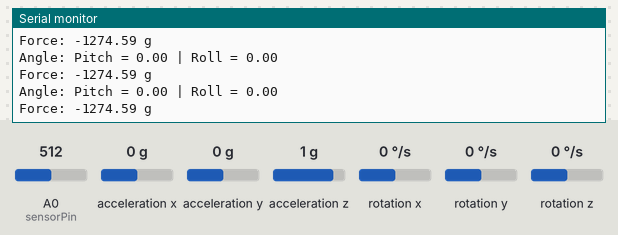
Recording of a sketch running on a simulated ESP8266 (NodeMCU). On the bench: the last lines printed to the serial monitor. Wiring (inferred from the names in the program): MPU-6050 motion sensor at I2C address 0x68. Inputs (shaded band) come from the test bench; at power-on: acceleration z 1 g, A0 (sensorPin) = 512, acceleration x 0 g, acceleration y 0 g, rotation x 0 °/s, rotation y 0 °/s, rotation z 0 °/s.

Above: at 5.2 s.
5.3 s: acceleration z set to 0 g
At 5.87 s:
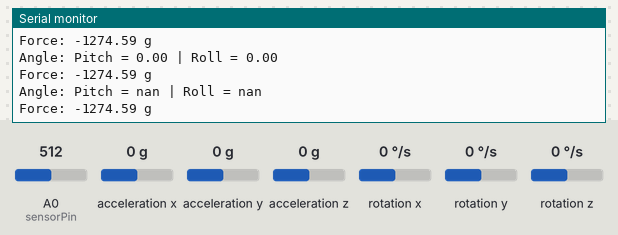
7.5 s: A0 (sensorPin) set to 610
At 7.88 s:
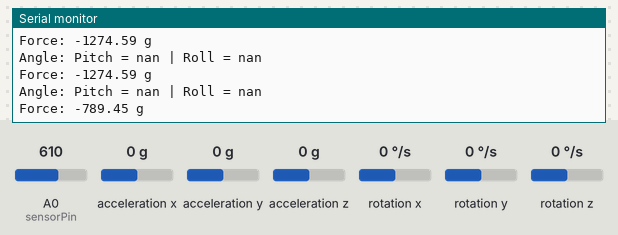
9.0 s: acceleration x set to -1.4 g
At 9.08 s:
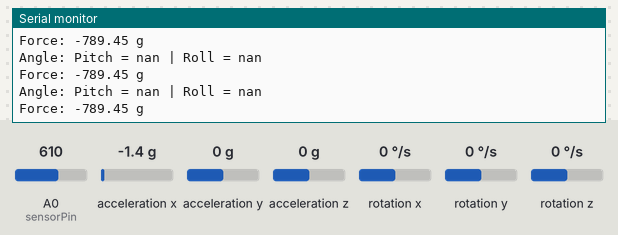
10.5 s: acceleration y set to -1.4 g
At 10.69 s:
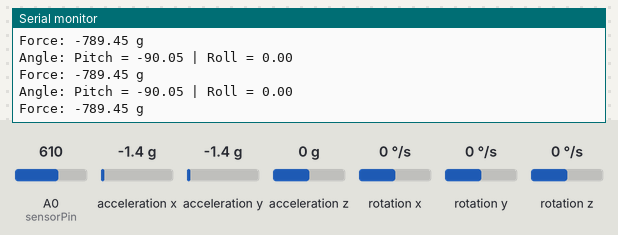
12.0 s: A0 (sensorPin) set to 590
At 12.3 s:
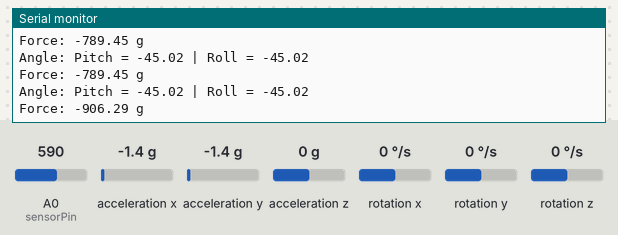
Timing chart, 0 to 14.5 s (numbered marks = the images above; inputs shaded):
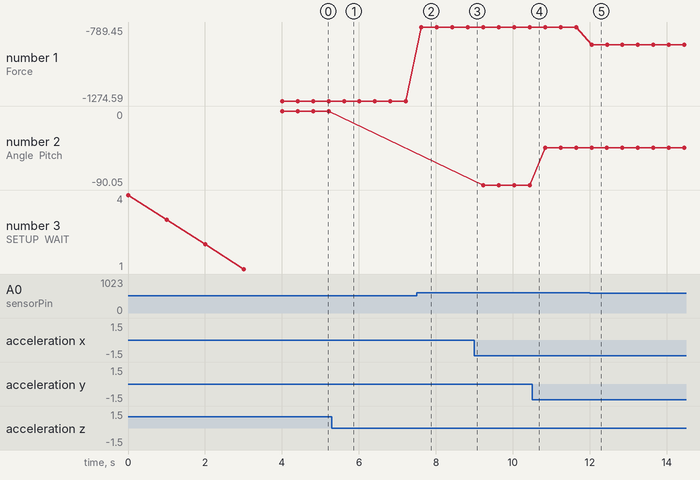

Measured:
- after the input at 5.3 s, the serial monitor: prints a new line after 0.31 s (image 1)
- after the input at 7.5 s, the serial monitor: prints a new line after 0.12 s (image 2)
- after the input at 12.0 s, the serial monitor: prints a new line after 0.05 s (image 5)
- plotted number 1: -1274.59 → -789.45 after the input at 7.5 s, -789.45 → -906.29 after the input at 12.0 s
- plotted number 2: 0 → -90.05 after the input at 9.0 s, -90.05 → -45.02 after the input at 10.5 s

The sketch:

nodemcu_htn_project2.ino
```cpp
#include <Arduino.h>
#include <ESP8266HTTPClient.h>
#include <ESP8266WiFi.h>
#include <ESP8266WiFiMulti.h>
#include <Wire.h>

// // TRIPLE AXIS ACCELEROMETER SETUP
// MPU6050 Slave Device Address
const uint8_t MPU6050SlaveAddress = 0x68;

// Select SDA and SCL pins for I2C communication
const uint8_t scl = D6;
const uint8_t sda = D7;

// sensitivity scale factor respective to full scale setting provided in
// datasheet
const uint16_t AccelScaleFactor = 16384;
const uint16_t GyroScaleFactor = 131;

// MPU6050 few configuration register addresses
const uint8_t MPU6050_REGISTER_SMPLRT_DIV = 0x19;
const uint8_t MPU6050_REGISTER_USER_CTRL = 0x6A;
const uint8_t MPU6050_REGISTER_PWR_MGMT_1 = 0x6B;
const uint8_t MPU6050_REGISTER_PWR_MGMT_2 = 0x6C;
const uint8_t MPU6050_REGISTER_CONFIG = 0x1A;
const uint8_t MPU6050_REGISTER_GYRO_CONFIG = 0x1B;
const uint8_t MPU6050_REGISTER_ACCEL_CONFIG = 0x1C;
const uint8_t MPU6050_REGISTER_FIFO_EN = 0x23;
const uint8_t MPU6050_REGISTER_INT_ENABLE = 0x38;
const uint8_t MPU6050_REGISTER_ACCEL_XOUT_H = 0x3B;
const uint8_t MPU6050_REGISTER_SIGNAL_PATH_RESET = 0x68;

int16_t AccelX, AccelY, AccelZ, Temperature, GyroX, GyroY,
    GyroZ;  // accelerometer values
double pitch, roll;
//
// // VAR SETUP END

// // Touch Sensor Setup
//
const int sensorPin = A0;  // the input pin for the touch sensor
int sensorValue_top =
    0;                  // variable to store the value coming from touch sensor
const float VCC = 3.3;  //  voltage of ESP8266 3.3V pinout
const float total_resistance =
    3000.0;  //  resistance of three 1k resistors in series
//
// // Var setup END

// // GET Request Setup
//
ESP8266WiFiMulti WiFiMulti;
double duration = 0;  // our time that is sent in GET request
bool timer =
    false;  // simple boolean to keep track of whether ticker is rolling
unsigned long ticker = 0;  // time in milliseconds
// below WIFI information is hard-coded in
const char* ssid = "Hack the North";  // The SSID (name) of the Wi-Fi network
                                      // you want to connect to
const char* password = "uwaterloo";   // The password of the Wi-Fi network
//
// // Var setup END

// // Side Function Definitions
//
void getAngle(double Vx, double Vy, double Vz) {
  // convert the accel data to pitch/roll
  double x = Vx;
  double y = Vy;
  double z = Vz;

  pitch = atan(x / sqrt((y * y) + (z * z)));
  roll = atan(y / sqrt((x * x) + (z * z)));
  // convert radians into degrees
  pitch = pitch * (180.0 / 3.14);
  roll = roll * (180.0 / 3.14);
  // uses pitch to determine juul/vape orientation
}

float getForce(int analogInput) {
  // If the force sensitive resistor has no pressure, the resistance will be
  // near infinite. So the voltage should be near 0.

  // Use analogInput to calculate voltage:
  float voltage = analogInput * VCC / 1023.0;
  // Use voltage and static resistor value to
  // calculate FSR resistance:
  float resistance = total_resistance * (VCC / voltage - 1.0);
  //    Serial.println("Resistance: " + String(fsrR) + " ohms");
  // Guesstimate force based on slopes in figure 3 of
  // FSR datasheet:
  float force;
  float conductance = 1.0 / resistance;  // Calculate conductance
  // Break parabolic curve down into two linear slopes:
  if (conductance <= 600.0) {
    force = (conductance - 0.00075) / 0.00000032639;
  } else {
    force = conductance / 0.000000642857;
  }

  return force;  // force above threshold registers as 'button press'
}

void I2C_Write(uint8_t deviceAddress, uint8_t regAddress, uint8_t data) {
  Wire.beginTransmission(deviceAddress);
  Wire.write(regAddress);
  Wire.write(data);
  Wire.endTransmission();
}

void Read_RawValue(uint8_t deviceAddress, uint8_t regAddress) {
  // read all 14 register
  Wire.beginTransmission(deviceAddress);
  Wire.write(regAddress);
  Wire.endTransmission();
  Wire.requestFrom(deviceAddress, (uint8_t)14);
  AccelX = (((int16_t)Wire.read() << 8) | Wire.read());
  AccelY = (((int16_t)Wire.read() << 8) | Wire.read());
  AccelZ = (((int16_t)Wire.read() << 8) | Wire.read());
  Temperature = (((int16_t)Wire.read() << 8) | Wire.read());
  GyroX = (((int16_t)Wire.read() << 8) | Wire.read());
  GyroY = (((int16_t)Wire.read() << 8) | Wire.read());
  GyroZ = (((int16_t)Wire.read() << 8) | Wire.read());
}

void MPU6050_Init() {
  // configure MPU6050
  I2C_Write(MPU6050SlaveAddress, MPU6050_REGISTER_SMPLRT_DIV, 0x07);
  I2C_Write(MPU6050SlaveAddress, MPU6050_REGISTER_PWR_MGMT_1, 0x01);
  I2C_Write(MPU6050SlaveAddress, MPU6050_REGISTER_PWR_MGMT_2, 0x00);
  I2C_Write(MPU6050SlaveAddress, MPU6050_REGISTER_CONFIG, 0x00);
  I2C_Write(MPU6050SlaveAddress, MPU6050_REGISTER_GYRO_CONFIG,
            0x00);  // set +/-250 degree/second full scale
  I2C_Write(MPU6050SlaveAddress, MPU6050_REGISTER_ACCEL_CONFIG,
            0x00);  // set +/- 2g full scale
  I2C_Write(MPU6050SlaveAddress, MPU6050_REGISTER_FIFO_EN, 0x00);
  I2C_Write(MPU6050SlaveAddress, MPU6050_REGISTER_INT_ENABLE, 0x01);
  I2C_Write(MPU6050SlaveAddress, MPU6050_REGISTER_SIGNAL_PATH_RESET, 0x00);
  I2C_Write(MPU6050SlaveAddress, MPU6050_REGISTER_USER_CTRL, 0x00);
}

void sendDuration() {
  // wait for WiFi connection
  if ((WiFiMulti.run() == WL_CONNECTED)) {
    HTTPClient http;
    Serial.print("[HTTP] begin...\n");
    // configure traged server and url
    http.begin("http://vape-publisher.herokuapp.com/publish?duration=" +
               String(duration) + ":00");  // sends ticker data in GET request
    Serial.print("[HTTP] GET...\n");
    // start connection and send HTTP GET
    int httpCode = http.GET();
    // httpCode will be negative on error
    if (httpCode > 0) {
      // HTTP has been sent in proper manner, server responds favorably
      Serial.printf("[HTTP] GET... code: %d\n", httpCode);
      Serial.println("Duration: " +
                     String(duration));  // for confirmation purposes
      // file found at server
      if (httpCode == HTTP_CODE_OK) {
        String payload = http.getString();
        Serial.println(payload);
      }
    } else {  // failed requests
      Serial.printf("[HTTP] GET... failed, error: %s\n",
                    http.errorToString(httpCode).c_str());
    }
    http.end();
  }
}
//
// // Non-main functions END

void setup() {
  Serial.begin(9600);
  pinMode(sensorPin, INPUT);  // analog pin open to data
  Wire.begin(sda, scl);       // reads accelerometer data pins
  MPU6050_Init();             // configures accel

  for (uint8_t t = 4; t > 0; t--) {
    Serial.printf("[SETUP] WAIT %d...\n", t);
    Serial.flush();  // general precaution, not obligatory
    delay(1000);
  }

  WiFiMulti.addAP(ssid, password);  // logs into WIFI as client
}

void loop() {  // main function

  // below section reads accel values
  double Ax, Ay, Az, T, Gx, Gy, Gz;
  Read_RawValue(MPU6050SlaveAddress, MPU6050_REGISTER_ACCEL_XOUT_H);
  // calculate accel variables and displays them
  Ax = (double)AccelX / AccelScaleFactor;
  Ay = (double)AccelY / AccelScaleFactor;
  Az = (double)AccelZ / AccelScaleFactor;
  T = (double)Temperature / 340 + 36.53;  // temperature formula
  Gx = (double)GyroX / GyroScaleFactor;
  Gy = (double)GyroY / GyroScaleFactor;
  Gz = (double)GyroZ / GyroScaleFactor;
  getAngle(Ax, Ay, Az);
  Serial.print("Angle: ");
  Serial.print("Pitch = ");
  Serial.print(pitch);
  Serial.print(" | Roll = ");
  Serial.println(roll);

  // below reads analog values
  sensorValue_top = analogRead(sensorPin);
  float top_force = getForce(sensorValue_top);           // calculate forces
  Serial.println("Force: " + String(top_force) + " g");  // approximate grams

  // below is the procedure for when sensors indicate vaping is occuring
  if (abs(top_force) > 100000 && timer == false &&
      (pitch < -10 &&
       pitch > -90))  // first sign of vaping includes a certain angle of hold,
                      // and fingers on the manual button
  {
    timer = true;       // indicates ticker now started
    ticker = millis();  // millis at that time
    delay(50);          // decrease checking delay
  } else if (abs(top_force) > 100000 && timer == true &&
             (pitch < -10 && pitch > -90)) {  // consequential signs of vaping
    duration = millis() - ticker;  // current minus past = time elapsed
    Serial.println("Button pressed duration: " + String(duration));
    delay(50);
  } else {       // no more signs- vaping over
    ticker = 0;  // reset variables
    timer = false;
    if (duration != 0) {
      // send duration
      sendDuration();
      duration = 0;
    }
    delay(400);  // standard cycle delay
  }
}
```
